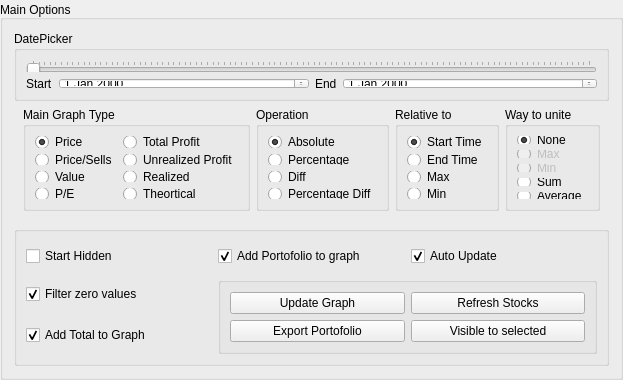
            <widget class="QGroupBox" name="main_group">
             <property name="minimumSize">
              <size>
               <width>620</width>
               <height>380</height>
              </size>
             </property>
             <property name="maximumSize">
              <size>
               <width>800</width>
               <height>360</height>
              </size>
             </property>
             <property name="sizeIncrement">
              <size>
               <width>0</width>
               <height>1</height>
              </size>
             </property>
             <property name="title">
              <string>Main Options</string>
             </property>
             <property name="alignment">
              <set>Qt::AlignBottom|Qt::AlignLeading|Qt::AlignLeft</set>
             </property>
             <layout class="QGridLayout" name="gridLayout_7">
              <item row="0" column="0">
               <layout class="QGridLayout" name="gridLayout_9">
                <item row="1" column="0" rowspan="2">
                 <widget class="QFrame" name="frame">
                  <layout class="QHBoxLayout" name="horizontalLayout_15">
                   <item>
                    <widget class="QGroupBox" name="groupBox">
                     <property name="sizePolicy">
                      <sizepolicy hsizetype="Preferred" vsizetype="MinimumExpanding">
                       <horstretch>0</horstretch>
                       <verstretch>0</verstretch>
                      </sizepolicy>
                     </property>
                     <property name="maximumSize">
                      <size>
                       <width>16777215</width>
                       <height>230</height>
                      </size>
                     </property>
                     <property name="title">
                      <string>Main Graph Type </string>
                     </property>
                     <layout class="QHBoxLayout" name="horizontalLayout_2">
                      <item>
                       <layout class="QHBoxLayout" name="horizontalLayout">
                        <item>
                         <layout class="QVBoxLayout" name="verticalLayout_3">
                          <item>
                           <widget class="QRadioButton" name="PRICE">
                            <property name="text">
                             <string>Price</string>
                            </property>
                            <property name="checked">
                             <bool>true</bool>
                            </property>
                           </widget>
                          </item>
                          <item>
                           <widget class="QRadioButton" name="PRICESELLS">
                            <property name="text">
                             <string>Price/Sells</string>
                            </property>
                           </widget>
                          </item>
                          <item>
                           <widget class="QRadioButton" name="VALUE">
                            <property name="toolTip">
                             <string>Current assest value</string>
                            </property>
                            <property name="text">
                             <string>Value</string>
                            </property>
                           </widget>
                          </item>
                          <item>
                           <widget class="QRadioButton" name="PERATIO">
                            <property name="enabled">
                             <bool>true</bool>
                            </property>
                            <property name="text">
                             <string>P/E</string>
                            </property>
                           </widget>
                          </item>
                         </layout>
                        </item>
                        <item>
                         <layout class="QVBoxLayout" name="verticalLayout">
                          <item>
                           <widget class="QRadioButton" name="TOTPROFIT">
                            <property name="toolTip">
                             <string>Realized and unrealized profit</string>
                            </property>
                            <property name="text">
                             <string>Total Profit</string>
                            </property>
                           </widget>
                          </item>
                          <item>
                           <widget class="QRadioButton" name="PROFIT">
                            <property name="text">
                             <string>Unrealized Profit</string>
                            </property>
                           </widget>
                          </item>
                          <item>
                           <widget class="QRadioButton" name="RELPROFIT">
                            <property name="text">
                             <string>Realized</string>
                            </property>
                           </widget>
                          </item>
                          <item>
                           <widget class="QRadioButton" name="THEORTICAL_PROFIT">
                            <property name="text">
                             <string>Theortical</string>
                            </property>
                           </widget>
                          </item>
                         </layout>
                        </item>
                       </layout>
                      </item>
                     </layout>
                    </widget>
                   </item>
                   <item>
                    <widget class="QGroupBox" name="groupBox">
                     <property name="sizePolicy">
                      <sizepolicy hsizetype="Preferred" vsizetype="MinimumExpanding">
                       <horstretch>0</horstretch>
                       <verstretch>0</verstretch>
                      </sizepolicy>
                     </property>
                     <property name="maximumSize">
                      <size>
                       <width>16777215</width>
                       <height>230</height>
                      </size>
                     </property>
                     <property name="title">
                      <string>Operation</string>
                     </property>
                     <layout class="QVBoxLayout" name="verticalLayout_6">
                      <item>
                       <widget class="QRadioButton" name="ABS">
                        <property name="text">
                         <string>Absolute</string>
                        </property>
                        <property name="checked">
                         <bool>true</bool>
                        </property>
                       </widget>
                      </item>
                      <item>
                       <widget class="QRadioButton" name="PRECENTAGE">
                        <property name="toolTip">
                         <string>The percentage change relative to the required place. If do comparision is on, then calc the percentage relative to the reference.</string>
                        </property>
                        <property name="text">
                         <string>Percentage</string>
                        </property>
                       </widget>
                      </item>
                      <item>
                       <widget class="QRadioButton" name="DIFF">
                        <property name="toolTip">
                         <string>Price difference between selected stock and reference stock. Can be meaningless.</string>
                        </property>
                        <property name="text">
                         <string>Diff</string>
                        </property>
                       </widget>
                      </item>
                      <item>
                       <widget class="QRadioButton" name="PRECDIFF">
                        <property name="toolTip">
                         <string>The delta in percentage change between refernce stock and current stock. Same as percentage if do_comparision is off. </string>
                        </property>
                        <property name="text">
                         <string>Percentage Diff</string>
                        </property>
                       </widget>
                      </item>
                     </layout>
                    </widget>
                   </item>
                   <item>
                    <widget class="QGroupBox" name="groupBox_3">
                     <property name="sizePolicy">
                      <sizepolicy hsizetype="Preferred" vsizetype="MinimumExpanding">
                       <horstretch>0</horstretch>
                       <verstretch>0</verstretch>
                      </sizepolicy>
                     </property>
                     <property name="maximumSize">
                      <size>
                       <width>16777215</width>
                       <height>230</height>
                      </size>
                     </property>
                     <property name="title">
                      <string>Relative to </string>
                     </property>
                     <layout class="QGridLayout" name="gridLayout_5">
                      <item row="0" column="0">
                       <layout class="QVBoxLayout" name="verticalLayout_4">
                        <item>
                         <widget class="QRadioButton" name="RELTOSTART">
                          <property name="text">
                           <string>Start Time</string>
                          </property>
                          <property name="checked">
                           <bool>true</bool>
                          </property>
                         </widget>
                        </item>
                        <item>
                         <widget class="QRadioButton" name="RELTOEND">
                          <property name="text">
                           <string>End Time</string>
                          </property>
                          <property name="checked">
                           <bool>false</bool>
                          </property>
                         </widget>
                        </item>
                        <item>
                         <widget class="QRadioButton" name="RELTOMAX">
                          <property name="text">
                           <string>Max</string>
                          </property>
                         </widget>
                        </item>
                        <item>
                         <widget class="QRadioButton" name="RELTOMIN">
                          <property name="text">
                           <string>Min</string>
                          </property>
                         </widget>
                        </item>
                       </layout>
                      </item>
                     </layout>
                    </widget>
                   </item>
                   <item>
                    <widget class="QGroupBox" name="verticalGroupBox">
                     <property name="sizePolicy">
                      <sizepolicy hsizetype="Preferred" vsizetype="MinimumExpanding">
                       <horstretch>0</horstretch>
                       <verstretch>0</verstretch>
                      </sizepolicy>
                     </property>
                     <property name="maximumSize">
                      <size>
                       <width>16777215</width>
                       <height>230</height>
                      </size>
                     </property>
                     <property name="toolTip">
                      <string/>
                     </property>
                     <property name="title">
                      <string>Way to unite</string>
                     </property>
                     <layout class="QVBoxLayout" name="verticalLayout_11">
                      <item>
                       <widget class="QRadioButton" name="unite_NONE">
                        <property name="text">
                         <string>None</string>
                        </property>
                        <property name="checked">
                         <bool>true</bool>
                        </property>
                       </widget>
                      </item>
                      <item>
                       <widget class="QRadioButton" name="unite_MAX">
                        <property name="enabled">
                         <bool>false</bool>
                        </property>
                        <property name="text">
                         <string>Max</string>
                        </property>
                       </widget>
                      </item>
                      <item>
                       <widget class="QRadioButton" name="unite_MIN">
                        <property name="enabled">
                         <bool>false</bool>
                        </property>
                        <property name="text">
                         <string>Min</string>
                        </property>
                       </widget>
                      </item>
                      <item>
                       <widget class="QRadioButton" name="unite_SUM">
                        <property name="enabled">
                         <bool>true</bool>
                        </property>
                        <property name="toolTip">
                         <string>The sum of every group is taken as single value to the graph</string>
                        </property>
                        <property name="text">
                         <string>Sum</string>
                        </property>
                       </widget>
                      </item>
                      <item>
                       <widget class="QRadioButton" name="unite_AVG">
                        <property name="toolTip">
                         <string>The avarage of every group is taken as single value to the graph</string>
                        </property>
                        <property name="text">
                         <string>Average</string>
                        </property>
                       </widget>
                      </item>
                     </layout>
                    </widget>
                   </item>
                  </layout>
                 </widget>
                </item>
                <item row="0" column="0">
                 <widget class="QGroupBox" name="groupBox_datepicker">
                  <property name="minimumSize">
                   <size>
                    <width>0</width>
                    <height>70</height>
                   </size>
                  </property>
                  <property name="maximumSize">
                   <size>
                    <width>16777215</width>
                    <height>85</height>
                   </size>
                  </property>
                  <property name="title">
                   <string>DatePicker</string>
                  </property>
                  <layout class="QHBoxLayout" name="horizontalLayout_14">
                   <item>
                    <layout class="QHBoxLayout" name="horizontalLayout_13">
                     <item>
                      <layout class="QGridLayout" name="gridLayout">
                       <item row="0" column="0" colspan="2">
                        <widget class="QDateRangeSlider" name="daterangepicker">
                         <property name="orientation">
                          <enum>Qt::Horizontal</enum>
                         </property>
                         <property name="tickPosition">
                          <enum>QSlider::TicksAbove</enum>
                         </property>
                         <property name="start" stdset="0">
                          <datetime>
                           <hour>0</hour>
                           <minute>0</minute>
                           <second>0</second>
                           <year>2020</year>
                           <month>1</month>
                           <day>1</day>
                          </datetime>
                         </property>
                         <property name="end" stdset="0">
                          <datetime>
                           <hour>1</hour>
                           <minute>0</minute>
                           <second>0</second>
                           <year>2021</year>
                           <month>1</month>
                           <day>2</day>
                          </datetime>
                         </property>
                         <property name="freq" stdset="0">
                          <string>D</string>
                         </property>
                         <property name="fmt" stdset="0">
                          <string>%Y-%m-%d</string>
                         </property>
                        </widget>
                       </item>
                       <item row="1" column="0">
                        <layout class="QFormLayout" name="formLayout_14">
                         <item row="0" column="0">
                          <widget class="QLabel" name="label_30">
                           <property name="text">
                            <string>Start</string>
                           </property>
                          </widget>
                         </item>
                         <item row="0" column="1">
                          <widget class="QDateEdit" name="startdate"/>
                         </item>
                        </layout>
                       </item>
                       <item row="1" column="1">
                        <layout class="QFormLayout" name="formLayout_13">
                         <item row="0" column="0">
                          <widget class="QLabel" name="label_29">
                           <property name="text">
                            <string>End</string>
                           </property>
                          </widget>
                         </item>
                         <item row="0" column="1">
                          <widget class="QDateEdit" name="enddate"/>
                         </item>
                        </layout>
                       </item>
                      </layout>
                     </item>
                    </layout>
                   </item>
                  </layout>
                 </widget>
                </item>
               </layout>
              </item>
              <item row="1" column="0">
               <widget class="QGroupBox" name="groupBoxx">
                <property name="sizePolicy">
                 <sizepolicy hsizetype="Expanding" vsizetype="Preferred">
                  <horstretch>1</horstretch>
                  <verstretch>0</verstretch>
                 </sizepolicy>
                </property>
                <layout class="QGridLayout" name="gridLayout_6">
                 <item row="0" column="0">
                  <widget class="QCheckBox" name="start_hidden">
                   <property name="enabled">
                    <bool>true</bool>
                   </property>
                   <property name="sizePolicy">
                    <sizepolicy hsizetype="Preferred" vsizetype="Preferred">
                     <horstretch>0</horstretch>
                     <verstretch>0</verstretch>
                    </sizepolicy>
                   </property>
                   <property name="minimumSize">
                    <size>
                     <width>0</width>
                     <height>30</height>
                    </size>
                   </property>
                   <property name="toolTip">
                    <string>Start where all graph lines are hidden </string>
                   </property>
                   <property name="text">
                    <string>Start Hidden</string>
                   </property>
                   <property name="tristate">
                    <bool>true</bool>
                   </property>
                  </widget>
                 </item>
                 <item row="0" column="1">
                  <widget class="QCheckBox" name="unite_ADDPROT">
                   <property name="enabled">
                    <bool>true</bool>
                   </property>
                   <property name="sizePolicy">
                    <sizepolicy hsizetype="Preferred" vsizetype="Preferred">
                     <horstretch>0</horstretch>
                     <verstretch>0</verstretch>
                    </sizepolicy>
                   </property>
                   <property name="minimumSize">
                    <size>
                     <width>0</width>
                     <height>30</height>
                    </size>
                   </property>
                   <property name="maximumSize">
                    <size>
                     <width>16777215</width>
                     <height>30</height>
                    </size>
                   </property>
                   <property name="text">
                    <string>Add Portofolio to graph</string>
                   </property>
                   <property name="checked">
                    <bool>true</bool>
                   </property>
                  </widget>
                 </item>
                 <item row="0" column="2">
                  <widget class="QCheckBox" name="auto_update">
                   <property name="toolTip">
                    <string>Update in real time. No need to turn it off.</string>
                   </property>
                   <property name="text">
                    <string>Auto Update</string>
                   </property>
                   <property name="checked">
                    <bool>true</bool>
                   </property>
                  </widget>
                 </item>
                 <item row="1" column="0">
                  <widget class="QCheckBox" name="filter_zeros">
                   <property name="text">
                    <string>Filter zero values </string>
                   </property>
                   <property name="checked">
                    <bool>true</bool>
                   </property>
                   <property name="tristate">
                    <bool>false</bool>
                   </property>
                  </widget>
                 </item>
                 <item row="1" column="1" rowspan="2" colspan="2">
                  <widget class="QGroupBox" name="groupBox_7">
                   <property name="maximumSize">
                    <size>
                     <width>16777215</width>
                     <height>90</height>
                    </size>
                   </property>
                   <property name="title">
                    <string/>
                   </property>
                   <layout class="QGridLayout" name="gridLayout_10">
                    <item row="2" column="1">
                     <widget class="QPushButton" name="exportport">
                      <property name="toolTip">
                       <string>Export Portfolio which is a combination of IB transactions and manually entered transactions</string>
                      </property>
                      <property name="text">
                       <string>Export Portofolio</string>
                      </property>
                     </widget>
                    </item>
                    <item row="2" column="2">
                     <widget class="QPushButton" name="vis_to_selectedBtn">
                      <property name="toolTip">
                       <string>Visible stocks in graph become the selected stock in list. Only if use groups is off.</string>
                      </property>
                      <property name="text">
                       <string>Visible to selected</string>
                      </property>
                     </widget>
                    </item>
                    <item row="0" column="2">
                     <widget class="QPushButton" name="refresh_stock">
                      <property name="toolTip">
                       <string>Refresh data in the range in the graph. Queries the input source (IB) for data.</string>
                      </property>
                      <property name="text">
                       <string>Refresh Stocks</string>
                      </property>
                     </widget>
                    </item>
                    <item row="0" column="1">
                     <widget class="QPushButton" name="update_btn">
                      <property name="toolTip">
                       <string>Redraw the graph. Sometimes usefull in case of glitches.</string>
                      </property>
                      <property name="text">
                       <string>Update Graph</string>
                      </property>
                     </widget>
                    </item>
                   </layout>
                  </widget>
                 </item>
                 <item row="2" column="0">
                  <widget class="QCheckBox" name="unite_ADDTOTAL">
                   <property name="enabled">
                    <bool>true</bool>
                   </property>
                   <property name="sizePolicy">
                    <sizepolicy hsizetype="Preferred" vsizetype="Preferred">
                     <horstretch>0</horstretch>
                     <verstretch>0</verstretch>
                    </sizepolicy>
                   </property>
                   <property name="minimumSize">
                    <size>
                     <width>0</width>
                     <height>30</height>
                    </size>
                   </property>
                   <property name="maximumSize">
                    <size>
                     <width>16777215</width>
                     <height>30</height>
                    </size>
                   </property>
                   <property name="text">
                    <string>Add Total to Graph</string>
                   </property>
                   <property name="checked">
                    <bool>true</bool>
                   </property>
                  </widget>
                 </item>
                </layout>
               </widget>
              </item>
             </layout>
            </widget>
